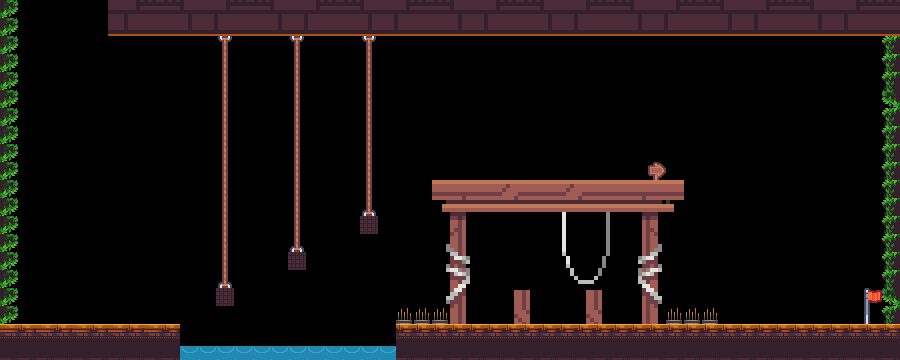

A 2D game scene composited from a Tiled map and its tileset images. What follows is a short description and the map's XML, with every tile layer's data as written:
An orthogonal 50x20 tile map with 18x18 px tiles, 1 tile layer (Camada de Blocos 1), 3 tilesets and 22 objects.

<map version="1.9" tiledversion="1.9.2" orientation="orthogonal" renderorder="right-down" width="50" height="20" tilewidth="18" tileheight="18" infinite="0" nextlayerid="7" nextobjectid="105">
 <editorsettings>
  <export target="level1.lua" format="lua" />
 </editorsettings>
 <tileset firstgid="1" name="tiles_packed" tilewidth="18" tileheight="18" tilecount="180" columns="20">
  <image source="tiles_packed.png" width="360" height="162" />
 </tileset>
 <tileset firstgid="181" name="Assets" tilewidth="18" tileheight="18" tilecount="2352" columns="56">
  <image source="Final/Social/Assets.png" trans="ff00ff" width="1024" height="768" />
 </tileset>
 <tileset firstgid="2533" name="Assets" tilewidth="18" tileheight="18" tilecount="140" columns="14">
  <image source="Final/Assets/Assets.png" trans="ff00ff" width="256" height="192" />
 </tileset>
 <layer id="1" name="Camada de Blocos 1" width="50" height="20">
  <data encoding="csv">
2147486260,0,0,0,0,0,1027,1028,1029,1030,1031,1027,1028,1029,1030,1031,1027,1028,1029,1030,1031,1027,1028,1029,1030,1031,1027,1028,1029,1030,1031,1027,1028,1029,1030,1031,1027,1028,1029,1030,1031,1027,1028,1029,1030,1031,1027,1028,1029,1030,
2147486260,0,0,0,0,0,1083,1084,1085,1086,1087,1083,1084,1085,1086,1087,1083,1084,1085,1086,1087,1083,1084,1085,1086,1087,1083,1084,1085,1086,1087,1083,1084,1085,1086,1087,1083,1084,1085,1086,1087,1083,1084,1085,1086,1087,1083,1084,1085,1086,
2147486260,0,0,0,0,0,0,0,0,0,0,0,70,0,0,0,70,0,0,0,70,0,0,0,0,0,0,0,0,0,0,0,0,0,0,0,0,0,0,0,0,0,0,0,0,0,0,0,0,2598,
2147486260,0,0,0,0,0,0,0,0,0,0,0,90,0,0,0,90,0,0,0,90,0,0,0,0,0,0,0,0,0,0,0,0,0,0,0,0,0,0,0,0,0,0,0,0,0,0,0,0,2598,
2147486260,0,0,0,0,0,0,0,0,0,0,0,90,0,0,0,90,0,0,0,90,0,0,0,0,0,0,0,0,0,0,0,0,0,0,0,0,0,0,0,0,0,0,0,0,0,0,0,0,2598,
2147486260,0,0,0,0,0,0,0,0,0,0,0,90,0,0,0,90,0,0,0,90,0,0,0,0,0,0,1370,0,0,0,0,0,0,0,0,0,0,0,0,0,0,0,0,0,0,0,0,1370,2612,
2147486260,0,0,0,0,0,0,0,0,0,0,0,90,0,0,0,90,0,0,0,90,0,0,0,0,0,0,0,0,0,0,0,0,0,0,0,0,0,0,0,0,0,0,0,0,0,0,0,0,2598,
2147486260,0,0,0,0,0,0,0,0,0,0,0,90,0,0,0,90,0,0,0,90,0,0,0,0,0,0,0,0,0,0,0,0,0,0,0,0,0,0,0,0,0,0,0,0,0,0,0,0,2598,
2147486260,0,0,0,0,0,0,0,0,0,0,0,90,0,0,0,90,0,0,0,90,0,0,0,0,0,0,0,0,0,0,0,0,0,0,0,0,0,0,0,0,0,0,0,0,0,0,0,0,2598,
2147486260,0,0,0,0,0,0,0,0,0,0,0,90,0,0,0,90,0,0,0,90,0,0,0,0,0,0,0,0,0,0,0,0,0,0,0,89,0,0,0,0,0,0,0,0,0,0,0,0,2598,
2147486260,0,0,0,0,0,0,0,0,0,0,0,90,0,0,0,90,0,0,0,90,0,0,0,224,225,226,227,228,229,230,231,232,233,234,235,236,2147483872,0,0,0,0,0,0,0,0,0,0,0,2598,
2147486260,0,0,0,0,0,0,0,0,0,0,0,90,0,0,0,90,0,0,0,110,0,0,0,280,281,282,283,284,285,286,287,288,289,290,291,292,2147483928,0,0,0,0,0,0,0,0,0,0,0,2598,
2147486260,0,0,0,0,0,0,0,0,0,0,0,90,0,0,0,90,0,0,0,2621,0,336,0,336,337,338,339,340,341,342,343,344,345,346,347,348,0,0,0,0,0,0,0,0,0,0,0,0,2598,
2147486260,0,0,0,0,0,0,0,0,0,0,0,90,0,0,0,110,0,0,0,0,0,0,0,392,393,394,395,396,397,398,399,400,401,402,403,404,0,0,0,0,0,0,0,0,0,0,0,0,2598,
2147486260,0,0,0,0,0,0,0,0,0,0,0,90,0,0,0,2621,0,0,0,0,0,0,0,448,449,450,451,452,453,454,455,456,457,458,459,460,0,0,0,0,0,0,0,0,0,0,0,0,2598,
2147486260,0,0,0,0,0,0,0,0,0,0,0,110,0,0,0,0,0,0,0,0,0,0,0,504,505,506,507,508,509,510,511,512,513,514,515,516,0,0,0,0,0,0,0,0,0,0,0,0,2598,
2147486260,0,0,0,0,0,0,0,0,0,0,0,2621,0,0,0,0,0,0,0,0,0,0,0,560,561,562,563,620,621,566,567,620,621,570,571,572,0,0,0,0,0,0,0,0,0,0,0,112,2612,
2147486260,0,0,0,0,0,0,0,0,0,0,0,0,0,0,0,0,0,0,0,0,0,2653,2653,2653,617,618,619,676,677,622,623,676,677,626,627,628,2653,2653,2653,0,0,0,0,0,0,0,0,132,2598,
2538,2539,2538,2539,2538,2539,2538,2539,2538,2539,0,0,0,0,0,0,0,0,0,0,0,0,2539,2539,2539,2539,2539,2539,2539,2539,2539,2539,2539,2539,2539,2539,2539,2539,2539,2539,2539,2539,2539,2539,2539,2539,2539,2539,2539,2539,
2553,2553,2553,2553,2553,2553,2553,2553,2553,2553,2624,2624,2624,2624,2624,2624,2624,2624,2624,2624,2624,2624,2553,2553,2553,2553,2553,2553,2553,2553,2553,2553,2553,2553,2553,2553,2553,2553,2553,2553,2553,2553,2553,2553,2553,2553,2553,2553,2553,2553
</data>
 </layer>
 <objectgroup id="2" name="Plataforma">
  <object id="3" x="0.125" y="324.5" width="179.375" height="35.125" />
  <object id="9" x="216.375" y="288.375" width="17.125" height="17" />
  <object id="16" x="288.125" y="252.375" width="17.5" height="17.25" />
  <object id="18" x="360.25" y="216.375" width="17.375" height="17.25" />
  <object id="22" x="450.182" y="212" width="15.4545" height="112" />
  <object id="23" x="432.182" y="198.364" width="19.4545" height="1.45455" />
  <object id="24" x="441.818" y="204.182" width="9.45455" height="7.63636" />
  <object id="25" x="446.182" y="200.364" width="7.09091" height="4.72727" />
  <object id="27" x="642.364" y="201.455" width="14.9091" height="122.182" />
  <object id="29" x="396.182" y="324.364" width="69.4545" height="35.4545" />
  <object id="30" x="642.182" y="324.545" width="257.273" height="34.9091" />
  <object id="35" x="0.25" y="0.25" width="5.25" height="323.25" />
  <object id="36" x="892" y="36" width="7" height="289.5" />
  <object id="102" x="441.419" y="180.125" width="194.298" height="18.375" />
  <object id="103" x="645.455" y="180.177" width="38.089" height="19.4896" />
 </objectgroup>
 <objectgroup id="5" name="Bandeira">
  <object id="80" x="863.5" y="288.5" width="6.75" height="36" />
  <object id="81" x="869.5" y="288.75" width="12" height="13.5" />
 </objectgroup>
 <objectgroup id="3" name="Inimigos">
  <object id="98" x="432.375" y="180.142" width="8.88587" height="17.9826" />
  <object id="99" x="636.188" y="180.219" width="8.875" height="18.2813" />
 </objectgroup>
 <objectgroup id="4" name="Obstaculos">
  <object id="70" x="666.25" y="306.5" width="53.5" height="18.25" />
  <object id="71" x="396" y="307.75" width="53.5" height="17.25" />
  <object id="76" x="180.5" y="346.25" width="215.75" height="13.75" />
 </objectgroup>
</map>
